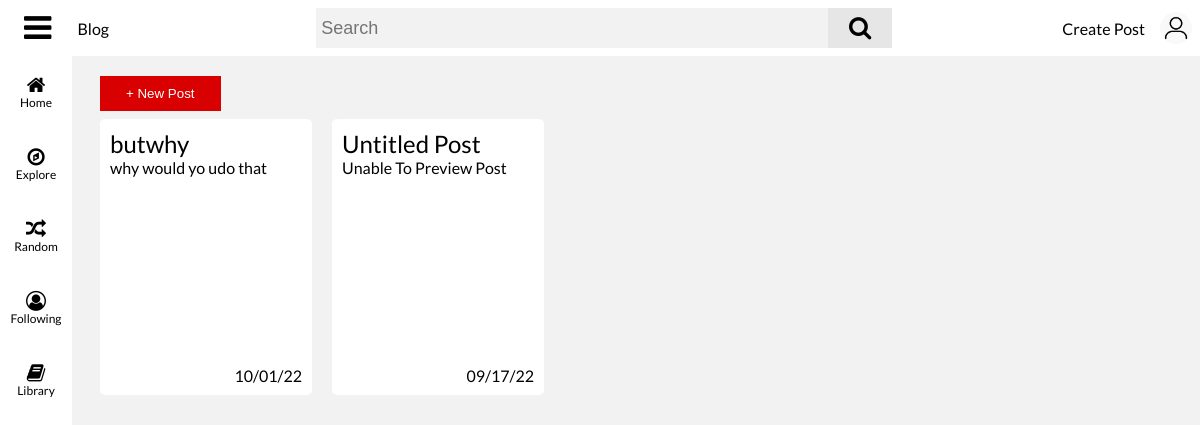
The page /post/caches (signed in) on the database its author committed.
### flaskblog/models.py (models this page shows)
class PostCache(db.Model):
	id = db.Column(db.Integer, primary_key=True)
	user_id = db.Column(db.Integer, db.ForeignKey('user.id'), nullable=False)
	post_id = db.Column(db.Integer, db.ForeignKey('post.id'), nullable=True)
	date_cached = db.Column(db.DateTime, nullable=False, default=datetime.utcnow)
	title = db.Column(db.String(100), default='', nullable=False)
	content = db.Column(db.Text, default='', nullable=False)

### flaskblog/posts/routes.py (the view)
@posts.route("/post/caches", methods=["GET", "POST"])
@login_required
def post_caches():
	post_cachess = PostCache.query.filter_by(user_id=current_user.id).order_by(PostCache.date_cached.desc()).all()
	limit_content = {}
	for post_cache in post_cachess:
		splinted_raw = re.split('{{|}}', post_cache.content)
		splinted = []
		for i, splint in enumerate(splinted_raw):
			if splint == '':
				continue
			elif '*/#|>' in splint:
				continue
			elif EMPTY_CODE in splint:
				continue
			else:
				splinted.append(splint)
		if len(splinted) >= 1:
			if len(splinted[0].split()) < 17:
				limit_content[post_cache.id] = splinted[0].split('\n')[0]
			else:
				limit_content[post_cache.id] = splinted[0] + '...'
		else:
			limit_content[post_cache.id] = None
	return render_template('post_caches.html', title='Post Caches', post_caches=post_cachess, limit_content=limit_content)

### flaskblog/main/forms.py
class SearchForm(FlaskForm):
    searched = SearchField(validators=[DataRequired()])

### flaskblog/main/routes.py (called while the page is built)
@main.app_context_processor
def inject_template_globals():
	if current_user.is_authenticated:
		image_file_2 = current_user.image_file
	else:
		image_file_2 = 'default.jpg'
	has_post_cache = False
	if current_user.is_authenticated:
		if PostCache.query.filter_by(user_id=current_user.id):
			has_post_cache = True
	return dict(image_file=url_for('static', filename=f'images/profile_pics/{image_file_2}'), SearchForm=SearchForm(),
				has_post_cache=has_post_cache)

### flaskblog/models.py (called while the page is built)
@login_manager.user_loader
def load_user(user_id):
	return User.query.get(user_id)

### flaskblog/templates/post_caches.html (shortened to what this page needs)
{% extends 'base.html' %}
{% block body %}
	<div id="main-body">
		<div id="post-cache-toolbar">
			<a href="{{ url_for('posts.new_post') }}">
				<button>+ New Post</button>
			</a>
		</div>
		<div id="post-cache-container">
			{% for post_cache in post_caches %}
				<div class="post-cache" id="post-cache-{{ post_cache.id }}" onclick="redirect(`{{ url_for('posts.new_post', post_cache_id=post_cache.id)|unquote }}`)">
					<div class="post-cache-header">
						<div class="post-cache-title">
							{% if post_cache.title %}
								{{ post_cache.title }}
							{% else %}
								Untitled Post
							{% endif %}
						</div>
					</div>
					<div class="post-cache-content">
						{% if limit_content[post_cache.id] %}
							{{ limit_content[post_cache.id] }}
						{% else %}
							Unable To Preview Post
						{% endif %}
					</div>
					<div class="post-cache-date">
						{{ post_cache.date_cached.strftime('%x') }}
					</div>
				</div>
			{% endfor %}
		</div>
	</div>
{% endblock %}

### flaskblog/static/main.css (style rules this page uses)
[data-theme="light"] { --primary-color: #f2f2f2; --secondary-color: #f00; --primary-color-header: #fff; --secondary-color-header: #000; --search-box: #f2f2f2; --search-box-icon: #e6e6e6; --side-menu-color: #e6e6e6; --primary-text: #000; --primary-icon: #000; }
body { margin: 0; padding: 0; background-color: var(--primary-color); font-family: 'Lato', sans-serif; }
a { color: #3ea6ff margin: 0; padding: 0; }
button { cursor: pointer; margin: 0; padding: 0; }
#main-body { display: flex; flex-direction: column; padding: 76px 50px 20px 100px; }
#post-cache-toolbar { margin-bottom: 8px; }
#post-cache-toolbar button { color: #fff; cursor: pointer; padding: 8px 24px; background-color: #d80000; border: 2px solid #d80000; }
#post-cache-toolbar a { color: var(--primary-text); text-decoration: none; }
#post-cache-container { display: grid; grid-template-columns: repeat(5, 1fr); grid-row-gap: 20px; grid-column-gap: 20px; }
.post-cache { display: flex; flex-direction: column; justify-content: space-between; color: var(--primary-text); height: 256px; width: 192px; padding: 5px 5px; background-color: var(--primary-color-header); border-radius: 5px; border: 5px solid var(--primary-color-header); }
.post-cache-title { font-size: 24px; text-decoration: none; }
.post-cache-content { height: 100%; }
.post-cache-date { text-align: right; }

### rows shown on the page
PostCache: title "butwhy", content "why would yo udo that", date_cached "10/01/22"
PostCache: title "Untitled Post", shows "Unable To Preview Post", date_cached "09/17/22"
